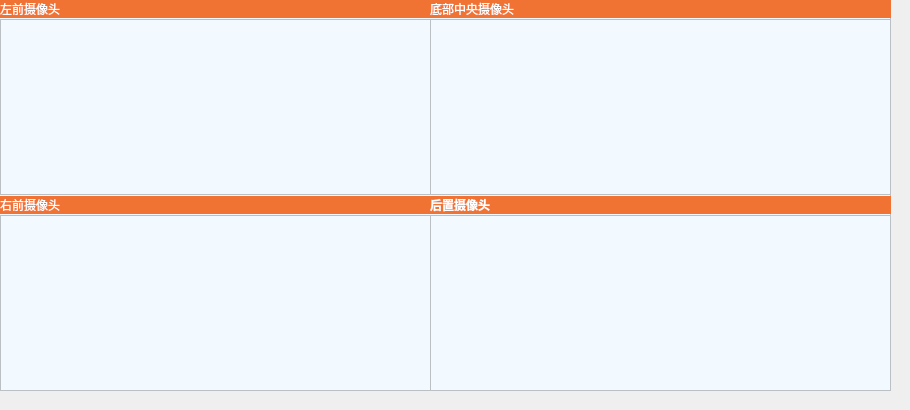
    <widget class="QWidget" name="tab_6">
     <attribute name="title">
      <string>实时仿真视图</string>
     </attribute>
     <widget class="QGraphicsView" name="Main_View_3">
      <property name="geometry">
       <rect>
        <x>-10</x>
        <y>-10</y>
        <width>901</width>
        <height>401</height>
       </rect>
      </property>
      <property name="styleSheet">
       <string notr="true">background-color: rgb(242, 249, 255);</string>
      </property>
     </widget>
     <widget class="QWidget" name="layoutWidget_7">
      <property name="geometry">
       <rect>
        <x>0</x>
        <y>0</y>
        <width>431</width>
        <height>391</height>
       </rect>
      </property>
      <layout class="QVBoxLayout" name="verticalLayout_8">
       <property name="spacing">
        <number>1</number>
       </property>
       <item>
        <widget class="QLabel" name="label_2">
         <property name="palette">
          <palette>
           <active>
            <colorrole role="WindowText">
             <brush brushstyle="SolidPattern">
              <color alpha="255">
               <red>255</red>
               <green>255</green>
               <blue>255</blue>
              </color>
             </brush>
            </colorrole>
            <colorrole role="Button">
             <brush brushstyle="SolidPattern">
              <color alpha="255">
               <red>241</red>
               <green>115</green>
               <blue>52</blue>
              </color>
             </brush>
            </colorrole>
            <colorrole role="Base">
             <brush brushstyle="SolidPattern">
              <color alpha="255">
               <red>241</red>
               <green>115</green>
               <blue>52</blue>
              </color>
             </brush>
            </colorrole>
            <colorrole role="Window">
             <brush brushstyle="SolidPattern">
              <color alpha="255">
               <red>241</red>
               <green>115</green>
               <blue>52</blue>
              </color>
             </brush>
            </colorrole>
           </active>
           <inactive>
            <colorrole role="WindowText">
             <brush brushstyle="SolidPattern">
              <color alpha="255">
               <red>255</red>
               <green>255</green>
               <blue>255</blue>
              </color>
             </brush>
            </colorrole>
            <colorrole role="Button">
             <brush brushstyle="SolidPattern">
              <color alpha="255">
               <red>241</red>
               <green>115</green>
               <blue>52</blue>
              </color>
             </brush>
            </colorrole>
            <colorrole role="Base">
             <brush brushstyle="SolidPattern">
              <color alpha="255">
               <red>241</red>
               <green>115</green>
               <blue>52</blue>
              </color>
             </brush>
            </colorrole>
            <colorrole role="Window">
             <brush brushstyle="SolidPattern">
              <color alpha="255">
               <red>241</red>
               <green>115</green>
               <blue>52</blue>
              </color>
             </brush>
            </colorrole>
           </inactive>
           <disabled>
            <colorrole role="WindowText">
             <brush brushstyle="SolidPattern">
              <color alpha="255">
               <red>120</red>
               <green>120</green>
               <blue>120</blue>
              </color>
             </brush>
            </colorrole>
            <colorrole role="Button">
             <brush brushstyle="SolidPattern">
              <color alpha="255">
               <red>241</red>
               <green>115</green>
               <blue>52</blue>
              </color>
             </brush>
            </colorrole>
            <colorrole role="Base">
             <brush brushstyle="SolidPattern">
              <color alpha="255">
               <red>241</red>
               <green>115</green>
               <blue>52</blue>
              </color>
             </brush>
            </colorrole>
            <colorrole role="Window">
             <brush brushstyle="SolidPattern">
              <color alpha="255">
               <red>241</red>
               <green>115</green>
               <blue>52</blue>
              </color>
             </brush>
            </colorrole>
           </disabled>
          </palette>
         </property>
         <property name="font">
          <font>
           <family>等线</family>
           <weight>50</weight>
           <bold>false</bold>
          </font>
         </property>
         <property name="styleSheet">
          <string notr="true">background-color: rgb(226, 226, 226);
background-color: rgb(241, 115, 52);</string>
         </property>
         <property name="text">
          <string>左前摄像头</string>
         </property>
        </widget>
       </item>
       <item>
        <widget class="QGraphicsView" name="front_left_view">
         <property name="font">
          <font>
           <family>Adobe 繁黑體 Std B</family>
           <weight>75</weight>
           <bold>true</bold>
          </font>
         </property>
         <property name="styleSheet">
          <string notr="true">background-color: rgb(242, 249, 255);</string>
         </property>
        </widget>
       </item>
       <item>
        <widget class="QLabel" name="label_10">
         <property name="palette">
          <palette>
           <active>
            <colorrole role="WindowText">
             <brush brushstyle="SolidPattern">
              <color alpha="255">
               <red>255</red>
               <green>255</green>
               <blue>255</blue>
              </color>
             </brush>
            </colorrole>
            <colorrole role="Button">
             <brush brushstyle="SolidPattern">
              <color alpha="255">
               <red>241</red>
               <green>115</green>
               <blue>52</blue>
              </color>
             </brush>
            </colorrole>
            <colorrole role="Base">
             <brush brushstyle="SolidPattern">
              <color alpha="255">
               <red>241</red>
               <green>115</green>
               <blue>52</blue>
              </color>
             </brush>
            </colorrole>
            <colorrole role="Window">
             <brush brushstyle="SolidPattern">
              <color alpha="255">
               <red>241</red>
               <green>115</green>
               <blue>52</blue>
              </color>
             </brush>
            </colorrole>
           </active>
           <inactive>
            <colorrole role="WindowText">
             <brush brushstyle="SolidPattern">
              <color alpha="255">
               <red>255</red>
               <green>255</green>
               <blue>255</blue>
              </color>
             </brush>
            </colorrole>
            <colorrole role="Button">
             <brush brushstyle="SolidPattern">
              <color alpha="255">
               <red>241</red>
               <green>115</green>
               <blue>52</blue>
              </color>
             </brush>
            </colorrole>
            <colorrole role="Base">
             <brush brushstyle="SolidPattern">
              <color alpha="255">
               <red>241</red>
               <green>115</green>
               <blue>52</blue>
              </color>
             </brush>
            </colorrole>
            <colorrole role="Window">
             <brush brushstyle="SolidPattern">
              <color alpha="255">
               <red>241</red>
               <green>115</green>
               <blue>52</blue>
              </color>
             </brush>
            </colorrole>
           </inactive>
           <disabled>
            <colorrole role="WindowText">
             <brush brushstyle="SolidPattern">
              <color alpha="255">
               <red>120</red>
               <green>120</green>
               <blue>120</blue>
              </color>
             </brush>
            </colorrole>
            <colorrole role="Button">
             <brush brushstyle="SolidPattern">
              <color alpha="255">
               <red>241</red>
               <green>115</green>
               <blue>52</blue>
              </color>
             </brush>
            </colorrole>
            <colorrole role="Base">
             <brush brushstyle="SolidPattern">
              <color alpha="255">
               <red>241</red>
               <green>115</green>
               <blue>52</blue>
              </color>
             </brush>
            </colorrole>
            <colorrole role="Window">
             <brush brushstyle="SolidPattern">
              <color alpha="255">
               <red>241</red>
               <green>115</green>
               <blue>52</blue>
              </color>
             </brush>
            </colorrole>
           </disabled>
          </palette>
         </property>
         <property name="font">
          <font>
           <family>等线</family>
           <weight>50</weight>
           <bold>false</bold>
          </font>
         </property>
         <property name="styleSheet">
          <string notr="true">background-color: rgb(226, 226, 226);
background-color: rgb(241, 115, 52);</string>
         </property>
         <property name="text">
          <string>右前摄像头</string>
         </property>
        </widget>
       </item>
       <item>
        <widget class="QGraphicsView" name="front_right_view">
         <property name="font">
          <font>
           <family>Adobe 繁黑體 Std B</family>
           <weight>75</weight>
           <bold>true</bold>
          </font>
         </property>
         <property name="styleSheet">
          <string notr="true">background-color: rgb(242, 249, 255);</string>
         </property>
        </widget>
       </item>
      </layout>
     </widget>
     <widget class="QWidget" name="layoutWidget_8">
      <property name="geometry">
       <rect>
        <x>430</x>
        <y>0</y>
        <width>461</width>
        <height>391</height>
       </rect>
      </property>
      <layout class="QVBoxLayout" name="verticalLayout_9">
       <property name="spacing">
        <number>1</number>
       </property>
       <item>
        <widget class="QLabel" name="label_11">
         <property name="palette">
          <palette>
           <active>
            <colorrole role="WindowText">
             <brush brushstyle="SolidPattern">
              <color alpha="255">
               <red>255</red>
               <green>255</green>
               <blue>255</blue>
              </color>
             </brush>
            </colorrole>
            <colorrole role="Button">
             <brush brushstyle="SolidPattern">
              <color alpha="255">
               <red>241</red>
               <green>115</green>
               <blue>52</blue>
              </color>
             </brush>
            </colorrole>
            <colorrole role="Base">
             <brush brushstyle="SolidPattern">
              <color alpha="255">
               <red>241</red>
               <green>115</green>
               <blue>52</blue>
              </color>
             </brush>
            </colorrole>
            <colorrole role="Window">
             <brush brushstyle="SolidPattern">
              <color alpha="255">
               <red>241</red>
               <green>115</green>
               <blue>52</blue>
              </color>
             </brush>
            </colorrole>
           </active>
           <inactive>
            <colorrole role="WindowText">
             <brush brushstyle="SolidPattern">
              <color alpha="255">
               <red>255</red>
               <green>255</green>
               <blue>255</blue>
              </color>
             </brush>
            </colorrole>
            <colorrole role="Button">
             <brush brushstyle="SolidPattern">
              <color alpha="255">
               <red>241</red>
               <green>115</green>
               <blue>52</blue>
              </color>
             </brush>
            </colorrole>
            <colorrole role="Base">
             <brush brushstyle="SolidPattern">
              <color alpha="255">
               <red>241</red>
               <green>115</green>
               <blue>52</blue>
              </color>
             </brush>
            </colorrole>
            <colorrole role="Window">
             <brush brushstyle="SolidPattern">
              <color alpha="255">
               <red>241</red>
               <green>115</green>
               <blue>52</blue>
              </color>
             </brush>
            </colorrole>
           </inactive>
           <disabled>
            <colorrole role="WindowText">
             <brush brushstyle="SolidPattern">
              <color alpha="255">
               <red>120</red>
               <green>120</green>
               <blue>120</blue>
              </color>
             </brush>
            </colorrole>
            <colorrole role="Button">
             <brush brushstyle="SolidPattern">
              <color alpha="255">
               <red>241</red>
               <green>115</green>
               <blue>52</blue>
              </color>
             </brush>
            </colorrole>
            <colorrole role="Base">
             <brush brushstyle="SolidPattern">
              <color alpha="255">
               <red>241</red>
               <green>115</green>
               <blue>52</blue>
              </color>
             </brush>
            </colorrole>
            <colorrole role="Window">
             <brush brushstyle="SolidPattern">
              <color alpha="255">
               <red>241</red>
               <green>115</green>
               <blue>52</blue>
              </color>
             </brush>
            </colorrole>
           </disabled>
          </palette>
         </property>
         <property name="font">
          <font>
           <family>等线</family>
           <weight>50</weight>
           <bold>false</bold>
          </font>
         </property>
         <property name="styleSheet">
          <string notr="true">background-color: rgb(226, 226, 226);
background-color: rgb(241, 115, 52);</string>
         </property>
         <property name="text">
          <string>底部中央摄像头</string>
         </property>
        </widget>
       </item>
       <item>
        <widget class="QGraphicsView" name="bottom_center_view">
         <property name="font">
          <font>
           <family>Adobe 繁黑體 Std B</family>
           <weight>75</weight>
           <bold>true</bold>
          </font>
         </property>
         <property name="styleSheet">
          <string notr="true">background-color: rgb(242, 249, 255);</string>
         </property>
        </widget>
       </item>
       <item>
        <widget class="QLabel" name="label_12">
         <property name="palette">
          <palette>
           <active>
            <colorrole role="WindowText">
             <brush brushstyle="SolidPattern">
              <color alpha="255">
               <red>255</red>
               <green>255</green>
               <blue>255</blue>
              </color>
             </brush>
            </colorrole>
            <colorrole role="Button">
             <brush brushstyle="SolidPattern">
              <color alpha="255">
               <red>241</red>
               <green>115</green>
               <blue>52</blue>
              </color>
             </brush>
            </colorrole>
            <colorrole role="Base">
             <brush brushstyle="SolidPattern">
              <color alpha="255">
               <red>241</red>
               <green>115</green>
               <blue>52</blue>
              </color>
             </brush>
            </colorrole>
            <colorrole role="Window">
             <brush brushstyle="SolidPattern">
              <color alpha="255">
               <red>241</red>
               <green>115</green>
               <blue>52</blue>
              </color>
             </brush>
            </colorrole>
           </active>
           <inactive>
            <colorrole role="WindowText">
             <brush brushstyle="SolidPattern">
              <color alpha="255">
               <red>255</red>
               <green>255</green>
               <blue>255</blue>
              </color>
             </brush>
            </colorrole>
            <colorrole role="Button">
             <brush brushstyle="SolidPattern">
              <color alpha="255">
               <red>241</red>
               <green>115</green>
               <blue>52</blue>
              </color>
             </brush>
            </colorrole>
            <colorrole role="Base">
             <brush brushstyle="SolidPattern">
              <color alpha="255">
               <red>241</red>
               <green>115</green>
               <blue>52</blue>
              </color>
             </brush>
            </colorrole>
            <colorrole role="Window">
             <brush brushstyle="SolidPattern">
              <color alpha="255">
               <red>241</red>
               <green>115</green>
               <blue>52</blue>
              </color>
             </brush>
            </colorrole>
           </inactive>
           <disabled>
            <colorrole role="WindowText">
             <brush brushstyle="SolidPattern">
              <color alpha="255">
               <red>120</red>
               <green>120</green>
               <blue>120</blue>
              </color>
             </brush>
            </colorrole>
            <colorrole role="Button">
             <brush brushstyle="SolidPattern">
              <color alpha="255">
               <red>241</red>
               <green>115</green>
               <blue>52</blue>
              </color>
             </brush>
            </colorrole>
            <colorrole role="Base">
             <brush brushstyle="SolidPattern">
              <color alpha="255">
               <red>241</red>
               <green>115</green>
               <blue>52</blue>
              </color>
             </brush>
            </colorrole>
            <colorrole role="Window">
             <brush brushstyle="SolidPattern">
              <color alpha="255">
               <red>241</red>
               <green>115</green>
               <blue>52</blue>
              </color>
             </brush>
            </colorrole>
           </disabled>
          </palette>
         </property>
         <property name="font">
          <font>
           <family>Adobe 繁黑體 Std B</family>
           <weight>75</weight>
           <bold>true</bold>
          </font>
         </property>
         <property name="styleSheet">
          <string notr="true">background-color: rgb(226, 226, 226);
background-color: rgb(241, 115, 52);</string>
         </property>
         <property name="text">
          <string>后置摄像头</string>
         </property>
        </widget>
       </item>
       <item>
        <widget class="QGraphicsView" name="back_center_view">
         <property name="font">
          <font>
           <family>等线</family>
           <weight>50</weight>
           <bold>false</bold>
          </font>
         </property>
         <property name="styleSheet">
          <string notr="true">background-color: rgb(242, 249, 255);</string>
         </property>
        </widget>
       </item>
      </layout>
     </widget>
    </widget>
